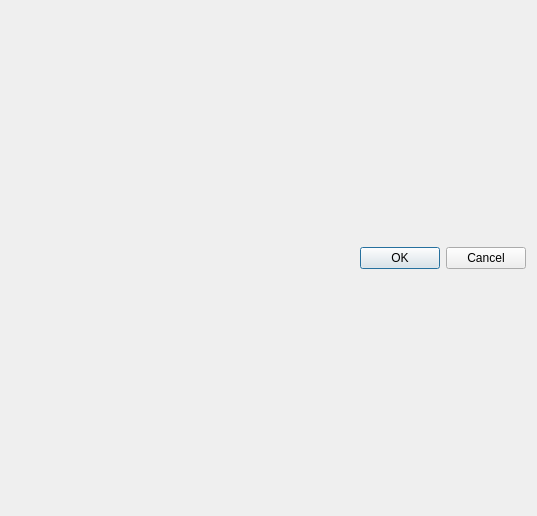
<?xml version="1.0" encoding="UTF-8"?>
<ui version="4.0">
 <class>SVDFactorsSelectionDialog</class>
 <widget class="QDialog" name="SVDFactorsSelectionDialog">
  <property name="geometry">
   <rect>
    <x>0</x>
    <y>0</y>
    <width>537</width>
    <height>516</height>
   </rect>
  </property>
  <property name="windowTitle">
   <string>Dialog</string>
  </property>
  <layout class="QVBoxLayout" name="verticalLayout">
   <item>
    <layout class="QHBoxLayout" name="layout"/>
   </item>
   <item>
    <widget class="QDialogButtonBox" name="buttonBox">
     <property name="orientation">
      <enum>Qt::Horizontal</enum>
     </property>
     <property name="standardButtons">
      <set>QDialogButtonBox::Cancel|QDialogButtonBox::Ok</set>
     </property>
    </widget>
   </item>
  </layout>
 </widget>
 <resources/>
 <connections>
  <connection>
   <sender>buttonBox</sender>
   <signal>accepted()</signal>
   <receiver>SVDFactorsSelectionDialog</receiver>
   <slot>accept()</slot>
   <hints>
    <hint type="sourcelabel">
     <x>248</x>
     <y>254</y>
    </hint>
    <hint type="destinationlabel">
     <x>157</x>
     <y>274</y>
    </hint>
   </hints>
  </connection>
  <connection>
   <sender>buttonBox</sender>
   <signal>rejected()</signal>
   <receiver>SVDFactorsSelectionDialog</receiver>
   <slot>reject()</slot>
   <hints>
    <hint type="sourcelabel">
     <x>316</x>
     <y>260</y>
    </hint>
    <hint type="destinationlabel">
     <x>286</x>
     <y>274</y>
    </hint>
   </hints>
  </connection>
 </connections>
</ui>
